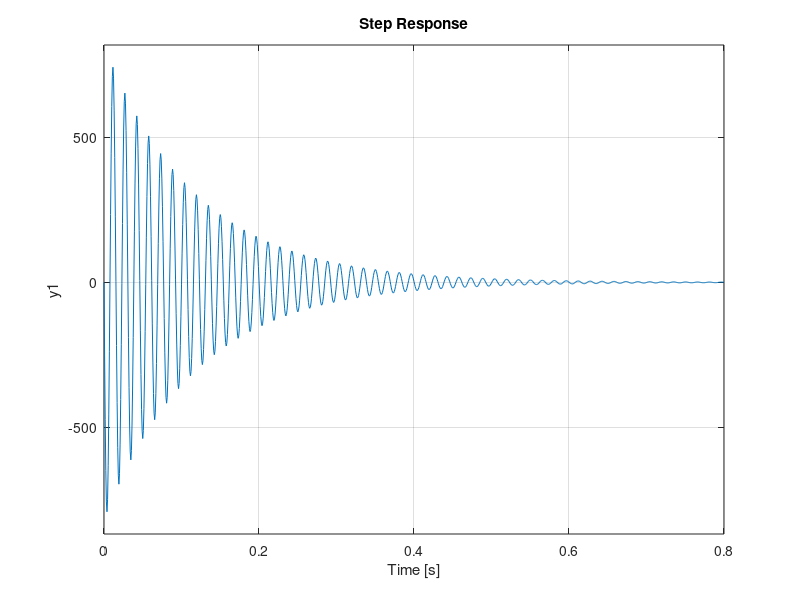
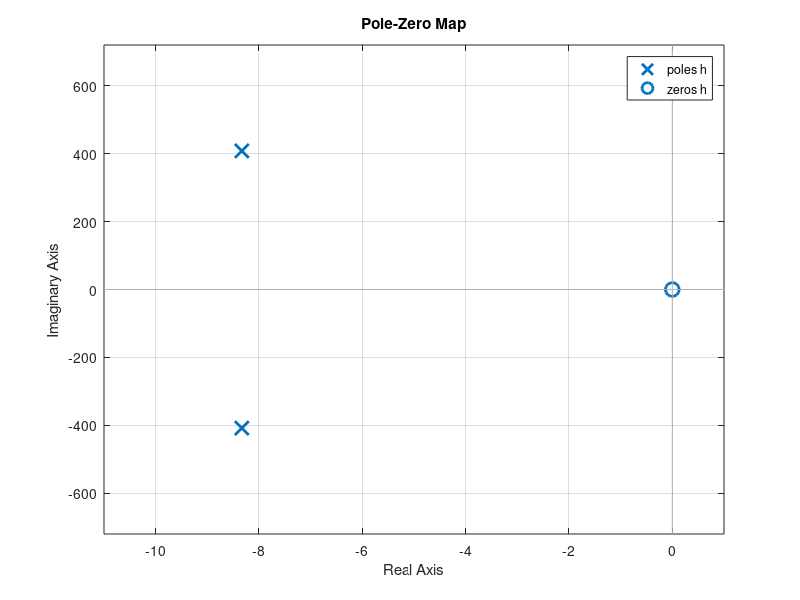

Recreate these plots in MATLAB, in order.
clc
clear
close all


%----------parametros del sistema-----------

R=10e3;
L=1000e-3;
C=6e-6;

h=tf([R*L 0],[R*L*C L R]);

step(-2*h)
figure
pzmap(h)
